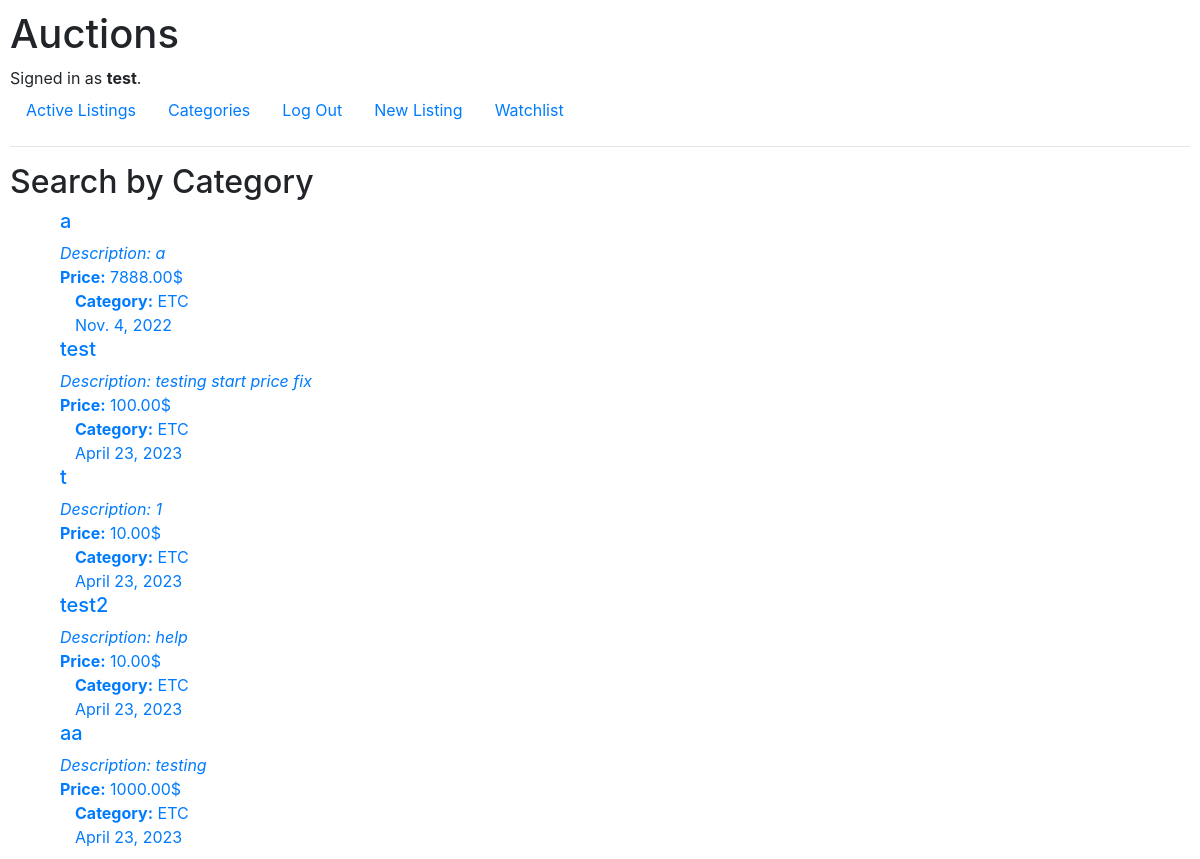
The app's page /categories/ETC (signed in) with its own data.
### auctions/models.py (models this page shows)
class User(AbstractUser):
    cellphone = models.CharField(max_length=30, null=True, blank=True)
    address = models.CharField(max_length=255)
    town = models.CharField(max_length=255)
    country = models.CharField(max_length=255)
    postcode = models.CharField(max_length=16)
    pass

class Listing(models.Model):
    user = models.ForeignKey(User, on_delete=models.CASCADE)
    item_title = models.CharField(max_length=250)
    category = models.CharField(max_length=3, default=("ETC", "Everything Else"))
    image_link = models.CharField(max_length=250, null=True, blank=True)
    description = models.CharField(max_length=250, null=True, blank=True)
    start_price = models.DecimalField(
        decimal_places=2,
        max_digits=19,
        default=0.1,
    )
    start_date = models.DateField(auto_now_add=True, blank=True)
    close_date = models.DateTimeField(null=True, blank=True)

class Bid(models.Model):
    user = models.ForeignKey(User, on_delete=models.CASCADE)
    listing = models.ForeignKey(Listing, on_delete=models.CASCADE)
    bid_value = models.DecimalField(decimal_places=2, max_digits=19)
    bid_date = models.DateField(auto_now_add=True)

### auctions/views.py (the view)
# urls.py: path("categories/<str:category>", views.categories_page, name="categories_page"),
@login_required(login_url="login")
def categories_page(request, category):
    listings = Listing.objects.filter(close_date=None, category=category).order_by(
        "start_date"
    )
    current_prices = []
    for listing in listings:
        highest_bid = Bid.objects.filter(listing=listing).order_by("-bid_value").first()
        if highest_bid is not None:
            current_price = getattr(highest_bid, "bid_value")
        else:
            current_price = getattr(listing, "start_price")
        current_prices.append(current_price)
    return render(
        request,
        "auctions/categories.html",
        {"category": category, "listings": zip(listings, current_prices)},
    )

### auctions/templates/auctions/categories.html (shortened to what this page needs)
{% extends "auctions/layout.html" %}
{% block body %}
    <h2>Search by Category</h2>
    {% if categories is not None %}
        <ul>
            {% for symbol, name in categories %}
            <li>
                <a href="{% url 'categories_page' category=symbol %}">{{name}}</a>
            </li>
            {% endfor %}
        </ul>
    {% elif category is not None %}
        {% for listing, current_price in listings %}
            {% if listing.close_date is None %}
                <div class="container">
                    <a href="{% url 'listing_page' item_id=listing.id %}">
                        <div class="container">
                            <h5> {{ listing.item_title }}</h5>
                            <div>
                                <i>Description:</i> <i>{{listing.description}}</i>
                            </div>
                            <div>
                                <strong>Price:</strong> {{current_price}}$
                            </div>
                            <div class="container">
                                <strong>Category:</strong> {{listing.category}}
                            </div>
                            <div class="container">
                                {{listing.start_date}}
                            </div>
                        </div>
                    </a>
                </div>
            {% endif %}
        {% endfor %}
    {% endif %}
{% endblock %}

### auctions/templates/auctions/layout.html (shortened to what this page needs)
{% load static %}
<!DOCTYPE html>
<html lang="en">
    <head>
        <link rel="stylesheet" href="https://stackpath.bootstrapcdn.com/bootstrap/4.4.1/css/bootstrap.min.css">
        <link href="{% static 'auctions/styles.css' %}" rel="stylesheet">
    </head>
    <body>
        <h1>Auctions</h1>
        <div>
            {% if user.is_authenticated %}
                Signed in as <strong>{{ user.username }}</strong>.
            {% else %}
                Not signed in.
            {% endif %}
        </div>
        <ul class="nav">
            <li class="nav-item">
                <a class="nav-link" href="{% url 'index' %}">Active Listings</a>
            </li>
            <li class="nav-item">
                <a class="nav-link" href="{% url 'categories' %}">Categories</a>
            </li>
            {% if user.is_authenticated %}
                <li class="nav-item">
                    <a class="nav-link" href="{% url 'logout' %}">Log Out</a>
                </li>
                <li class="nav-item">
                    <a class="nav-link" href="{% url 'new_listing' %}">New Listing</a>
                </li>
                <li class="nav-item">
                    <a class="nav-link" href="{% url 'watchlist' %}">Watchlist</a>
                </li>
            {% endif %}
        </ul>
        <hr>
        {% block body %}
        {% endblock %}
    </body>
</html>

### auctions/static/auctions/styles.css (style rules this page uses)
body { padding: 10px; }

### records on screen
User: username "test"
Listing: item_title "a", description "a", bid_value "7888.00", category "ETC", start_date "Nov. 4, 2022"
Listing: item_title "test", description "testing start price fix", bid_value "100.00", category "ETC", start_date "April 23, 2023"
Listing: item_title "t", description "1", start_price "10.00", category "ETC", start_date "April 23, 2023"
Listing: item_title "test2", description "help", start_price "10.00", category "ETC", start_date "April 23, 2023"
Listing: item_title "aa", description "testing", bid_value "1000.00", category "ETC", start_date "April 23, 2023"
